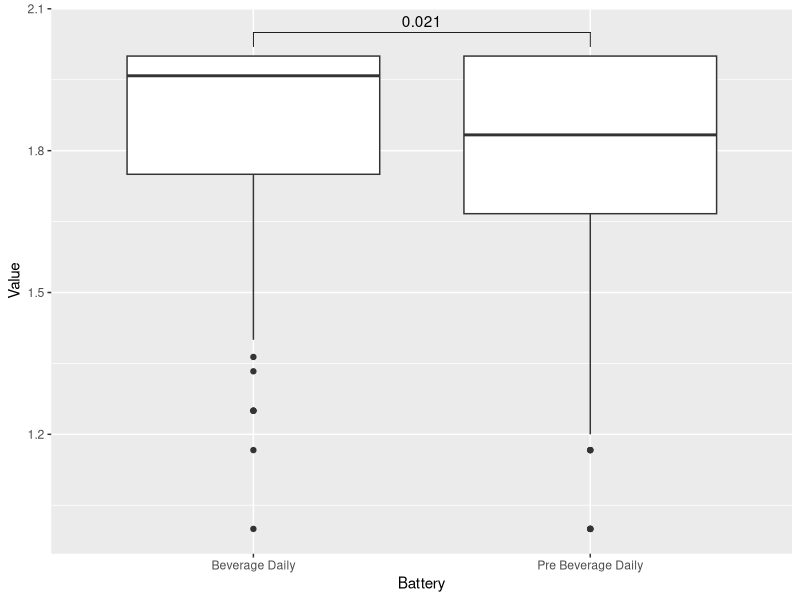

Write R code to recreate this figure.
library(tidyverse)
library(readr)
library(rstatix)
library(ggpubr)
library(lme4)
library(lmerTest)

data <- read_csv("Study Data.csv")

data %>% 
  filter(`Question Name` == "daily_alc" & `Participant ID` == 13)
  

data %>% 
  filter(`Question Name` == "week_alc_use" & `Participant ID` == 13)

data %>% 
  filter(str_detect(`Question Name`, "who") & `Participant ID` == 13)


daily_alc <- data %>% 
  drop_na() %>% 
  filter(`Question Name` == "daily_alc") %>% 
  group_by(`Participant ID`, Battery) %>%
  summarise(Value = mean(Value))

daily_alc %>% 
  ggplot(aes(Battery, Value))+
  geom_boxplot()+
  geom_pwc(method = "t_test")


daily_alc_w <- daily_alc %>% 
  pivot_wider(names_from = Battery, values_from = Value)

t.test(daily_alc_w$`Beverage Daily`, daily_alc_w$`Pre Beverage Daily`)



mean(is.na(data))


who <- data %>% 
  drop_na() %>% 
  filter(str_detect(`Question Name`, "who")) %>% 
  group_by(`Participant ID`, `Study Day`) %>% 
  summarise(Value = sum(Value)*4)




         
